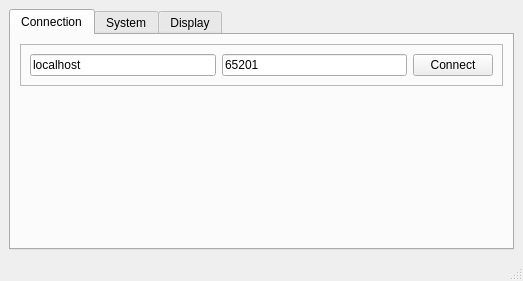
<?xml version="1.0" encoding="UTF-8"?>
<ui version="4.0">
 <class>raaDisplayControllerInterfaceQt</class>
 <widget class="QMainWindow" name="raaDisplayControllerInterfaceQt">
  <property name="geometry">
   <rect>
    <x>0</x>
    <y>0</y>
    <width>523</width>
    <height>279</height>
   </rect>
  </property>
  <property name="windowTitle">
   <string>MainWindow</string>
  </property>
  <widget class="QWidget" name="centralwidget">
   <layout class="QGridLayout" name="gridLayout">
    <item row="0" column="0">
     <widget class="QTabWidget" name="tab_widget">
      <property name="currentIndex">
       <number>0</number>
      </property>
      <widget class="QWidget" name="tab">
       <attribute name="title">
        <string>Connection</string>
       </attribute>
       <layout class="QVBoxLayout" name="verticalLayout_2">
        <item>
         <widget class="QFrame" name="frame">
          <property name="frameShape">
           <enum>QFrame::StyledPanel</enum>
          </property>
          <property name="frameShadow">
           <enum>QFrame::Raised</enum>
          </property>
          <layout class="QHBoxLayout" name="horizontalLayout">
           <item>
            <widget class="QLineEdit" name="connection_address_edit">
             <property name="text">
              <string>localhost</string>
             </property>
            </widget>
           </item>
           <item>
            <widget class="QLineEdit" name="connection_port_edit">
             <property name="text">
              <string>65201</string>
             </property>
            </widget>
           </item>
           <item>
            <widget class="QPushButton" name="connection_connect_button">
             <property name="text">
              <string>Connect</string>
             </property>
            </widget>
           </item>
          </layout>
         </widget>
        </item>
        <item>
         <spacer name="verticalSpacer">
          <property name="orientation">
           <enum>Qt::Vertical</enum>
          </property>
          <property name="sizeHint" stdset="0">
           <size>
            <width>20</width>
            <height>849</height>
           </size>
          </property>
         </spacer>
        </item>
       </layout>
      </widget>
      <widget class="QWidget" name="tab_2">
       <attribute name="title">
        <string>System</string>
       </attribute>
       <layout class="QVBoxLayout" name="verticalLayout">
        <item>
         <widget class="QGroupBox" name="groupBox_4">
          <property name="title">
           <string>Server Status</string>
          </property>
          <layout class="QHBoxLayout" name="horizontalLayout_6">
           <item>
            <widget class="QLabel" name="system_server_status_label">
             <property name="text">
              <string>UnKnown</string>
             </property>
            </widget>
           </item>
          </layout>
         </widget>
        </item>
        <item>
         <widget class="QGroupBox" name="groupBox_2">
          <property name="title">
           <string>Server Side</string>
          </property>
          <layout class="QHBoxLayout" name="horizontalLayout_4">
           <item>
            <widget class="QPushButton" name="system_serverside_load_button">
             <property name="text">
              <string>Load</string>
             </property>
            </widget>
           </item>
           <item>
            <widget class="QPushButton" name="system_serverside_save_button">
             <property name="text">
              <string>Save</string>
             </property>
            </widget>
           </item>
          </layout>
         </widget>
        </item>
        <item>
         <widget class="QGroupBox" name="groupBox_3">
          <property name="title">
           <string>Client Side</string>
          </property>
          <layout class="QHBoxLayout" name="horizontalLayout_5">
           <item>
            <widget class="QPushButton" name="system_clientside_load_button">
             <property name="text">
              <string>Load</string>
             </property>
            </widget>
           </item>
           <item>
            <widget class="QPushButton" name="system_clientside_save_button">
             <property name="text">
              <string>Save</string>
             </property>
            </widget>
           </item>
          </layout>
         </widget>
        </item>
        <item>
         <spacer name="verticalSpacer_3">
          <property name="orientation">
           <enum>Qt::Vertical</enum>
          </property>
          <property name="sizeHint" stdset="0">
           <size>
            <width>20</width>
            <height>721</height>
           </size>
          </property>
         </spacer>
        </item>
       </layout>
      </widget>
      <widget class="QWidget" name="tab_3">
       <attribute name="title">
        <string>Display</string>
       </attribute>
       <layout class="QHBoxLayout" name="horizontalLayout_2">
        <item>
         <widget class="QSplitter" name="splitter">
          <property name="orientation">
           <enum>Qt::Horizontal</enum>
          </property>
          <widget class="QToolBox" name="toolBox">
           <property name="currentIndex">
            <number>0</number>
           </property>
           <widget class="QWidget" name="page">
            <property name="geometry">
             <rect>
              <x>0</x>
              <y>0</y>
              <width>205</width>
              <height>154</height>
             </rect>
            </property>
            <attribute name="label">
             <string>Add/Remove</string>
            </attribute>
            <layout class="QGridLayout" name="gridLayout_2">
             <item row="0" column="0" colspan="2">
              <widget class="QGroupBox" name="groupBox">
               <property name="title">
                <string>Screen Name</string>
               </property>
               <layout class="QHBoxLayout" name="horizontalLayout_3">
                <item>
                 <widget class="QLineEdit" name="display_addremove_name_edit"/>
                </item>
               </layout>
              </widget>
             </item>
             <item row="1" column="0">
              <widget class="QPushButton" name="display_addremove_add_button">
               <property name="text">
                <string>Add</string>
               </property>
              </widget>
             </item>
             <item row="1" column="1">
              <widget class="QPushButton" name="display_addremove_remove_button">
               <property name="text">
                <string>Remove</string>
               </property>
              </widget>
             </item>
             <item row="2" column="0">
              <spacer name="verticalSpacer_2">
               <property name="orientation">
                <enum>Qt::Vertical</enum>
               </property>
               <property name="sizeHint" stdset="0">
                <size>
                 <width>20</width>
                 <height>675</height>
                </size>
               </property>
              </spacer>
             </item>
            </layout>
           </widget>
           <widget class="QWidget" name="page_2">
            <property name="geometry">
             <rect>
              <x>0</x>
              <y>0</y>
              <width>100</width>
              <height>30</height>
             </rect>
            </property>
            <attribute name="label">
             <string>Screen</string>
            </attribute>
           </widget>
          </widget>
          <widget class="QTabWidget" name="tabWidget_2">
           <property name="currentIndex">
            <number>1</number>
           </property>
           <widget class="QWidget" name="tab_4">
            <attribute name="title">
             <string>Physical Layout</string>
            </attribute>
           </widget>
           <widget class="QWidget" name="tab_5">
            <attribute name="title">
             <string>Display Morphology</string>
            </attribute>
           </widget>
          </widget>
         </widget>
        </item>
       </layout>
      </widget>
     </widget>
    </item>
   </layout>
  </widget>
  <widget class="QStatusBar" name="statusbar"/>
 </widget>
 <resources/>
 <connections/>
</ui>
